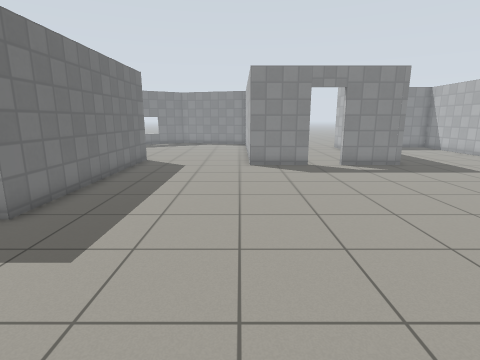
view 1 (above)

16 first-person views from a walk through a world built for the Gazebo simulator. The camera is 1.2 m above the floor, tilts 12° down and sees 80° across. The floor is counted in squares, 0.5 m on a side. Each view is taken from the middle of a square. On the plan, view 1 faces up. The plan holds only what a view shows up to about 18 squares ahead; the rest is blank. Simple patterns stand in for the simulator's built-in surfaces.

view 2
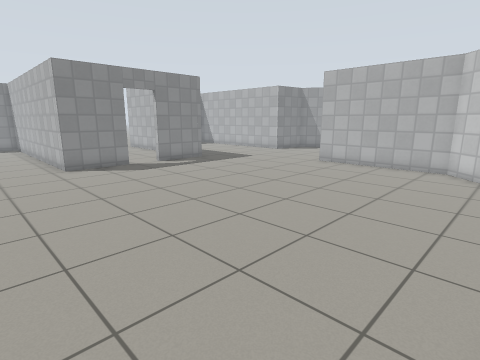

view 3
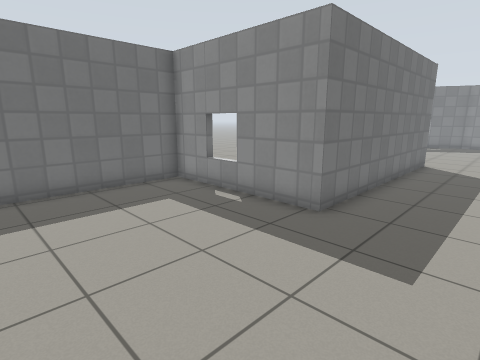

view 4
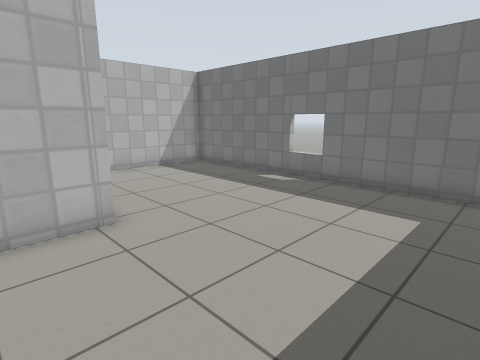

view 5
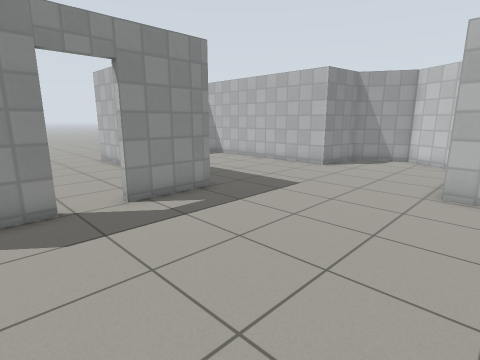

view 6
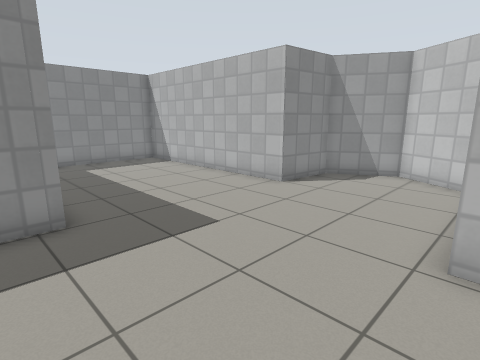

view 7
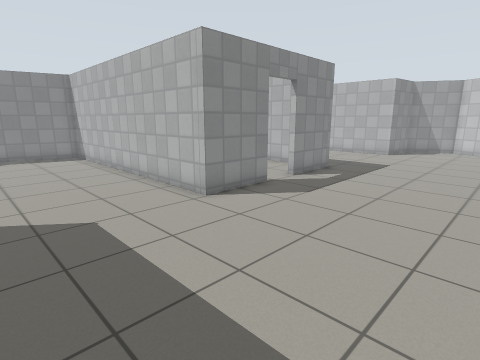

view 8
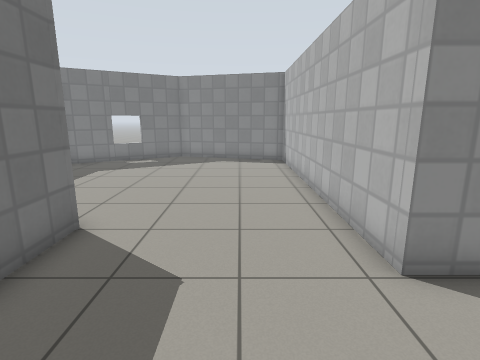

view 9
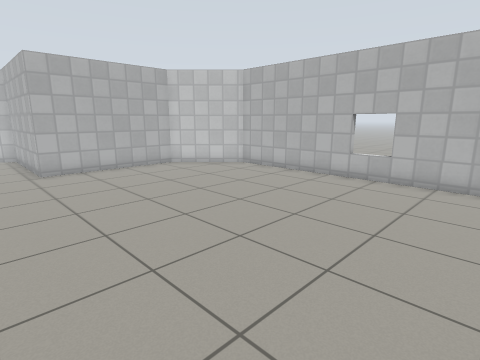

view 10
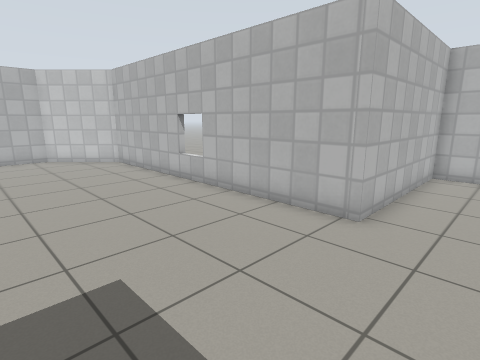

view 11
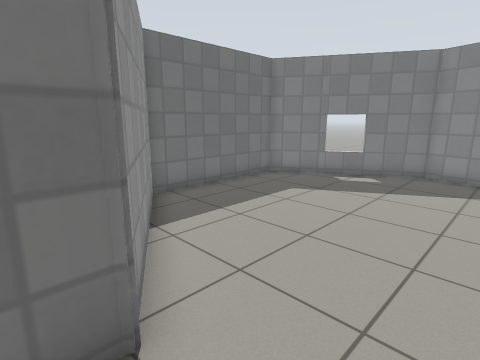

view 12
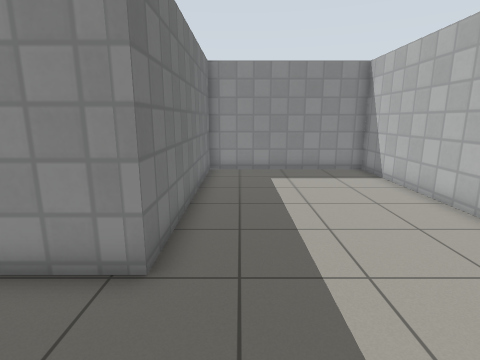

view 13
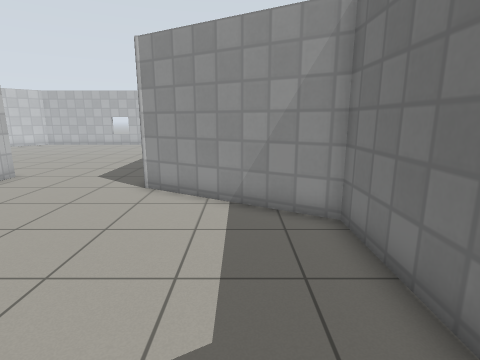

view 14
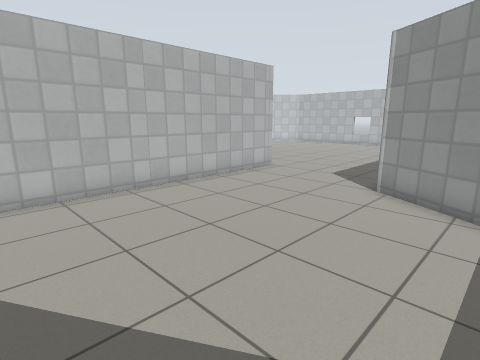

view 15
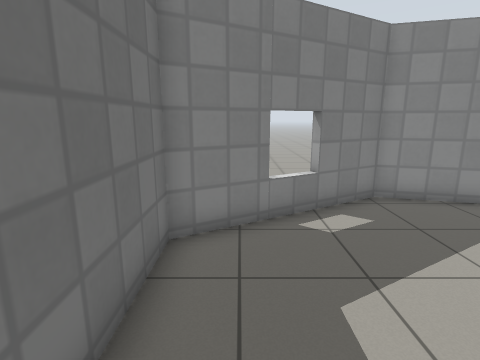

view 16
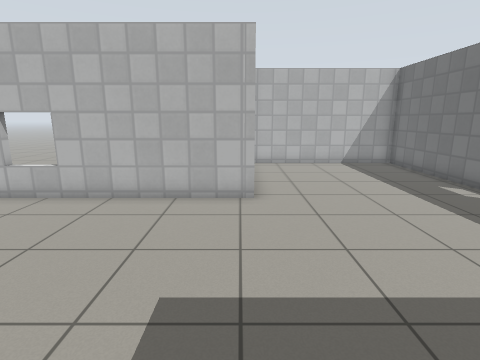

### Floor plan
Points are (right, up) in squares from view 1. A wall is a line through its corners. A room is listed if a view was taken in it or the views show most of it. See-through windows are left out.
Room 1 (views 1, 2, 3, 4, 5, 6, 7, 8, 9, 10, 11, 12, 13, 14, 15, 16)
walls: (3.8, 15.1) (0.5, 15.1) (0.5, 28) (-5.8, 29.7) (-11.4, 26.4) (-11.4, 20.4) (-5.6, 17.1) (-5.6, 6.6) (-12.3, 6.6) (-12.3, -7.8) (-4.4, -7.8) (-4.4, -0.6) (9.3, -0.6) (12.2, 2.3) (12.2, 8.6) (18.5, 8.6) (20.3, 11.6) (18.7, 14.3) (15.9, 14.6) (15.9, 24.8) (8.5, 24.8) (8.5, 15.1) (5.4, 15.1)
ways out: open door at (4.5, 15)

Where each view was taken, in squares from view 1:
view 1: 0 up, 0 right, facing up
view 2: 0 up, 3 left, facing up-right
view 3: 0 up, 2 left, facing up-left
view 4: 6 up, 2 left, facing down-left
view 5: 7 up, 2 right, facing up-right
view 6: 8 up, 7 right, facing up-right
view 7: 8 up, 5 left, facing up-right
view 8: 11 up, 2 left, facing up
view 9: 11 up, 2 left, facing down-right
view 10: 6 up, 7 left, facing down-right
view 11: 16 up, 3 left, facing up-left
view 12: 11 up, 10 right, facing up
view 13: 27 up, 9 left, facing down
view 14: 27 up, 9 left, facing down-right
view 15: 21 up, 10 left, facing up
view 16: 8 up, 4 left, facing down
